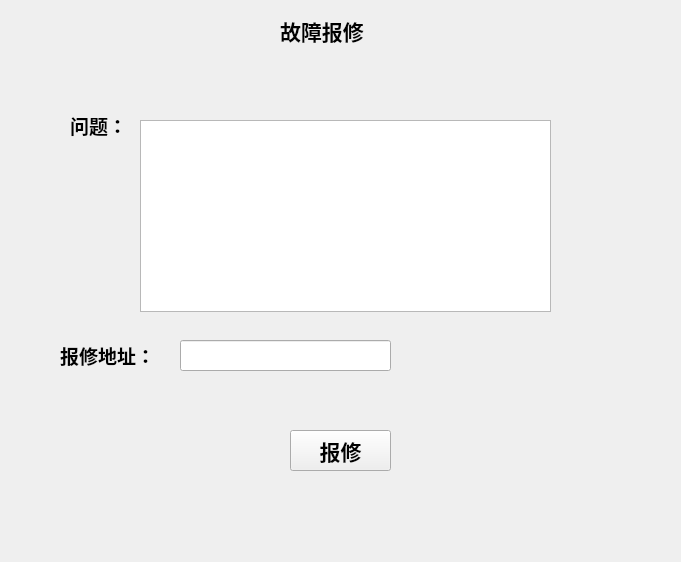
<?xml version="1.0" encoding="UTF-8"?>
<ui version="4.0">
 <class>Yezhuguzhuangbaoxiu</class>
 <widget class="QWidget" name="Yezhuguzhuangbaoxiu">
  <property name="geometry">
   <rect>
    <x>0</x>
    <y>0</y>
    <width>681</width>
    <height>562</height>
   </rect>
  </property>
  <property name="windowTitle">
   <string>Form</string>
  </property>
  <property name="styleSheet">
   <string notr="true">background-image: url();</string>
  </property>
  <widget class="QLabel" name="label">
   <property name="geometry">
    <rect>
     <x>280</x>
     <y>10</y>
     <width>111</width>
     <height>41</height>
    </rect>
   </property>
   <property name="font">
    <font>
     <family>Agency FB</family>
     <pointsize>16</pointsize>
     <weight>75</weight>
     <bold>true</bold>
    </font>
   </property>
   <property name="text">
    <string>故障报修</string>
   </property>
  </widget>
  <widget class="QPushButton" name="pushButton_2">
   <property name="geometry">
    <rect>
     <x>290</x>
     <y>430</y>
     <width>101</width>
     <height>41</height>
    </rect>
   </property>
   <property name="font">
    <font>
     <family>Agency FB</family>
     <pointsize>16</pointsize>
     <weight>75</weight>
     <bold>true</bold>
    </font>
   </property>
   <property name="text">
    <string>报修</string>
   </property>
  </widget>
  <widget class="QTextEdit" name="textEdit">
   <property name="geometry">
    <rect>
     <x>140</x>
     <y>120</y>
     <width>411</width>
     <height>192</height>
    </rect>
   </property>
  </widget>
  <widget class="QLabel" name="label_5">
   <property name="geometry">
    <rect>
     <x>70</x>
     <y>110</y>
     <width>51</width>
     <height>31</height>
    </rect>
   </property>
   <property name="font">
    <font>
     <family>Agency FB</family>
     <pointsize>14</pointsize>
     <weight>75</weight>
     <bold>true</bold>
    </font>
   </property>
   <property name="text">
    <string>问题：</string>
   </property>
  </widget>
  <widget class="QLabel" name="label_2">
   <property name="geometry">
    <rect>
     <x>60</x>
     <y>340</y>
     <width>111</width>
     <height>31</height>
    </rect>
   </property>
   <property name="font">
    <font>
     <pointsize>14</pointsize>
     <weight>75</weight>
     <bold>true</bold>
    </font>
   </property>
   <property name="text">
    <string>报修地址：</string>
   </property>
  </widget>
  <widget class="QLineEdit" name="lineEdit">
   <property name="geometry">
    <rect>
     <x>180</x>
     <y>340</y>
     <width>211</width>
     <height>31</height>
    </rect>
   </property>
  </widget>
 </widget>
 <resources/>
 <connections/>
</ui>
